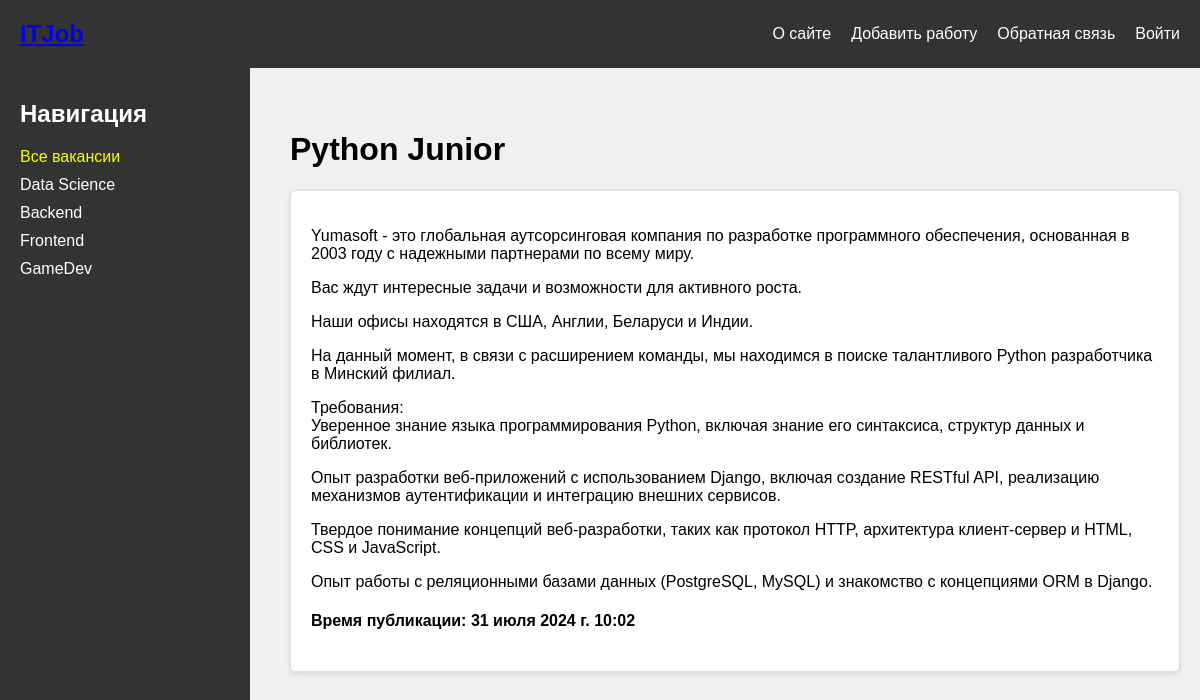
The page /post/Python-Junior-Yumasoft/ on the database its author committed.
### vacancies/models.py (models this page shows, shortened)
class Job(models.Model):
    title = models.CharField(max_length=255, verbose_name='Специальность')
    slug=models.SlugField(max_length=255,unique=False,db_index=True,default='',verbose_name='URL')
    description = models.TextField(blank=True,verbose_name='Описание')
    time_create=models.DateTimeField(auto_now_add=True)
    time_update=models.DateTimeField(auto_now=True)

### vacancies/views.py (the view)
# urls.py: path('post/<slug:job_slug>/',show_job,name='job'),
def show_job(request,job_slug):
    post = get_object_or_404(Job,slug = job_slug)
    data={
        'title':post.title,
        'menu':menu,
        "post":post,
        'category':cats_db
    }
    return render(request,'vacancies/job.html',data)

### vacancies/templatetags/vacancies_tags.py (called while the page is built)
@register.inclusion_tag('vacancies/list_categories.html')
def show_categories(cat_selected=0):
    cats = views.cats_db
    return {'cats':cats,'cat_selected':cat_selected}

### vacancies/templates/vacancies/job.html (shortened to what this page needs)
{%extends 'base.html'%}
{%block content%}
<h1>{{post.title}}</h1>
<div class="job-card">
<p>{{post.description|linebreaks}}</p>
<h4>Время публикации: {{post.time_create}}</h4>
</div>
{%endblock%}

### vacancies/static/vacancies/css/style.css (style rules this page uses)
body { font-family: Arial, sans-serif; background-color: #f0f0f0; margin: 0; padding: 0; display: flex; flex-direction: column; }
.job-card { background-color: white; border: 1px solid #ddd; border-radius: 5px; margin-bottom: 20px; padding: 20px; box-shadow: 0 2px 5px rgba(0,0,0,0.1); }

### rows shown on the page
Job: title "Python Junior", description "Yumasoft - это глобальная аутсорсинговая компания по разработке программного обеспечения, основанная в 2003 году с надежными партнерами по всему миру. Вас ждут интересные задачи и возможности для активного роста. Наши офисы находятся в США, Англии, Беларуси и Индии. На данный момент, в связи с расширением команды, мы находимся в поиске талантливого Python разработчика в Минский филиал. Требования: Уверенное знание языка программирования Python, включая знание его синтаксиса, структур данных и библиотек. Опыт разработки веб-приложений с использованием Django, включая создание RESTful API, реализацию механизмов аутентификации и интеграцию внешних сервисов. Твердое понимание концепций…", time_create "31 июля 2024 г. 10:02"

### other values the page prints
{{ m.title }} "О сайте" "Добавить работу" "Обратная связь" "Войти"
{{ c.name }} "Data Science" "Backend" "Frontend" "GameDev"
